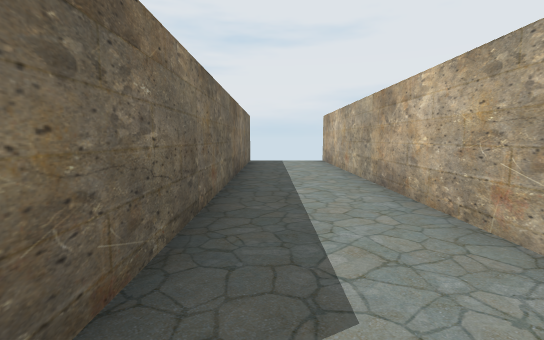
view 1 (above)

17 first-person views from a walk through a Unity game level. The camera is 1.5 m above the floor, tilts 6° down and sees 85° across. The floor is counted in squares, 2 m on a side. Each view is taken from the middle of a square. On the plan, view 1 faces up. The plan holds only what a view shows up to about 10 squares ahead; the rest is blank. The place goes on beyond the plan. The player character is not drawn. Some animated figures are left out.

view 2
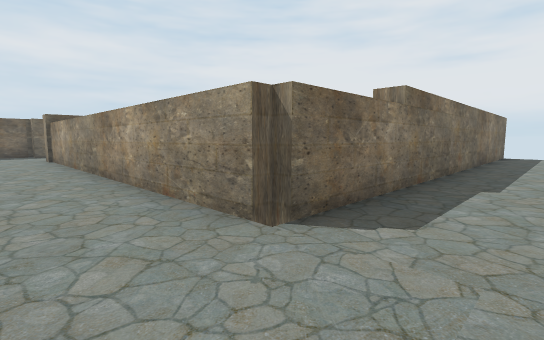

view 3
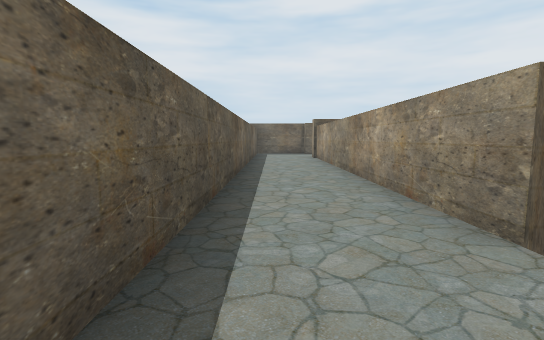

view 4
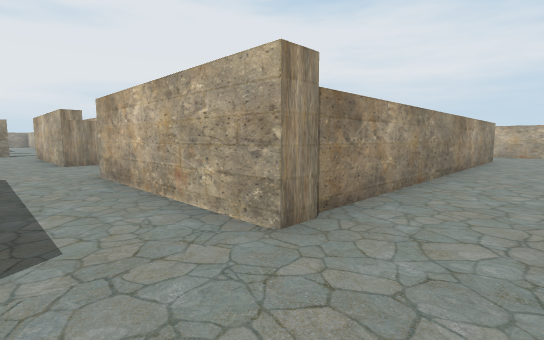

view 5
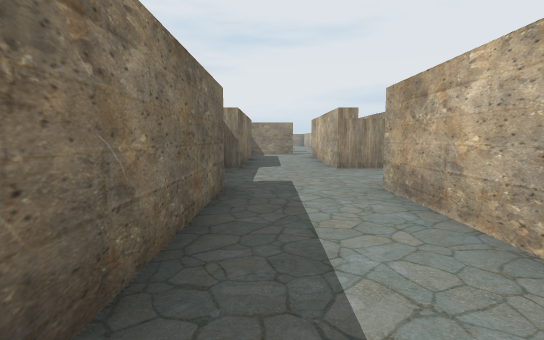

view 6
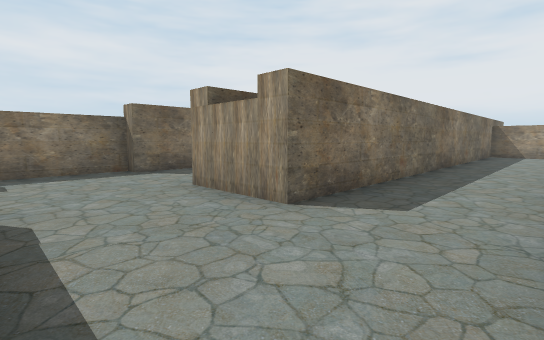

view 7
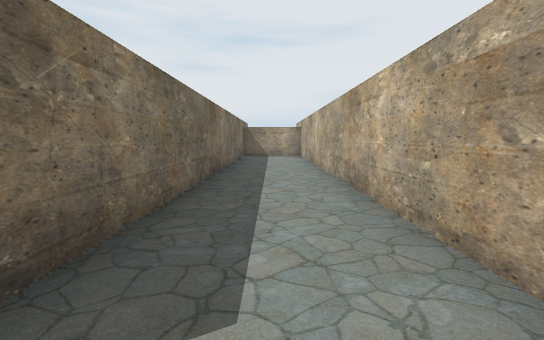

view 8
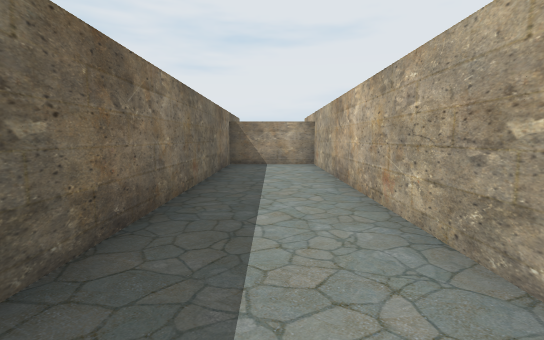

view 9
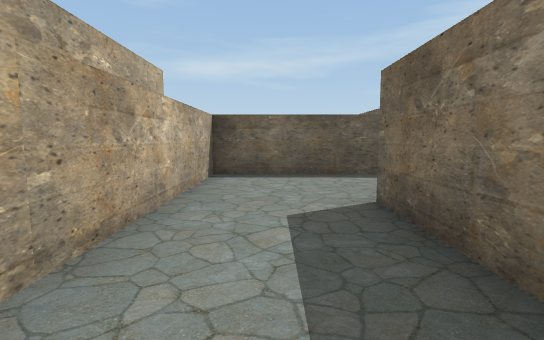

view 10
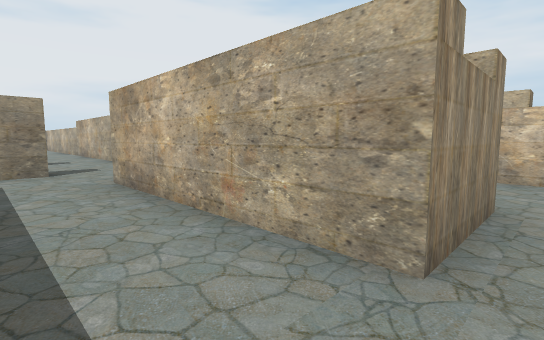

view 11
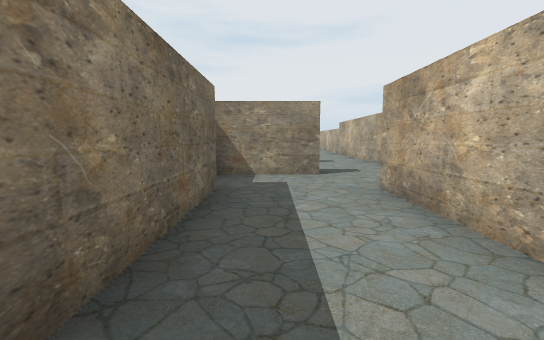

view 12
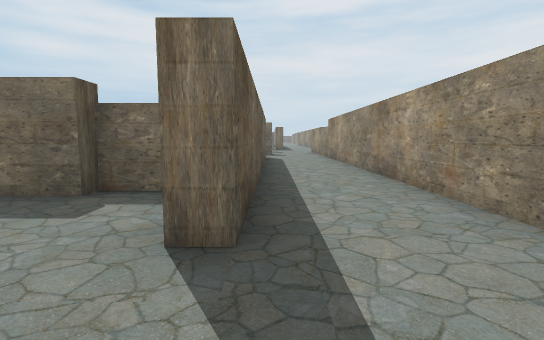

view 13
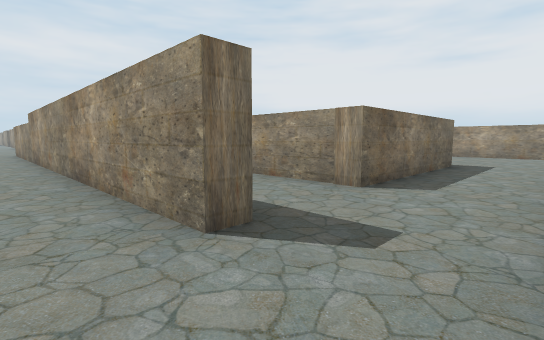

view 14
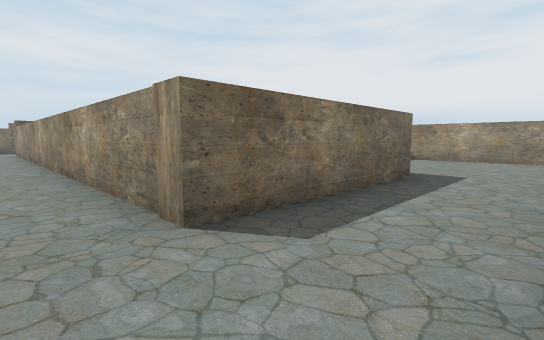

view 15
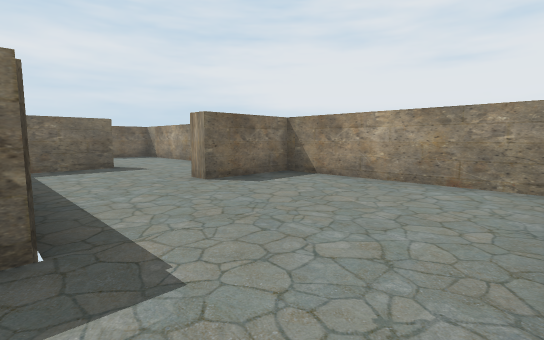

view 16
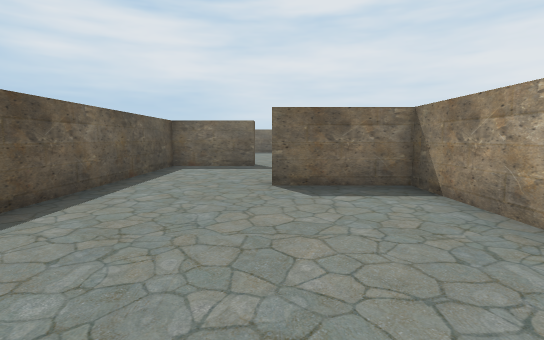

view 17
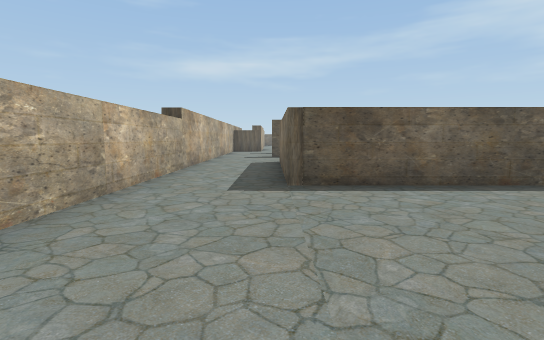

### Floor plan
Points are (right, up) in squares from view 1. A wall is a line through its corners. A room is listed if a view was taken in it or the views show most of it. See-through windows are left out.
Room 1 (views 1, 2, 3, 4, 5, 6, 7, 8, 9, 10)
walls: (-10.2, 2.8) (-6.7, 2.8) (-6.7, 17.7) (-9.2, 17.7) (-9.2, 5.5) (-11.3, 5.5); (-13.8, 2.8) (-13.8, -1.2); (-14.2, 5.5) (-14.2, 3.2); (-8.9, -4.7) (0.2, -4.7); (1.8, 1.8) (1.8, 10.1); (-0.7, 9.9) (-0.7, -2.2) (-11.3, -2.2) (-11.3, 2.8)
ways out: opening at (-12.5, 5) to room 2; gap at (-1, 10); gap at (2, 10)
Room 2 (views 11, 12, 13, 14, 15, 16, 17)
walls: (-12, 15.9) (-12, 15.3) (-23, 15.3); (-9.8, 17.9) (-9.8, 25.6); (-9.8, 14.8) (-9.8, 16); (-14.2, 11.5) (-14.2, 10.5); (-19.6, 12.8) (-12, 12.8) (-12, 12.2) (-14.2, 12.2); (-13.8, 10.5) (-13.8, 5.5); (-18.2, 25.6) (-18.2, 23.3) (-12.2, 23.3) (-12.2, 18.2) (-23, 18.2); (-10.1, 28.3) (-14.7, 28.3) (-14.7, 26) (-15.2, 26); (-11.3, 5.5) (-11.3, 10.5)
ways out: opening at (-12.5, 5) to room 1; opening at (-16.5, 25.5)

Positions as (right, up) in squares from view 1, and headings:
1: (0, 0), facing up
2: (1, -4), facing up-left
3: (1, -4), facing left
4: (-13, -4), facing up-right
5: (-13, -2), facing up
6: (-7, 3), facing up-left
7: (-8, 5), facing up
8: (-8, 9), facing up
9: (-8, 9), facing down
10: (-13, 5), facing up-right
11: (-13, 6), facing up
12: (-10, 13), facing left
13: (-10, 14), facing up-left
14: (-10, 17), facing up-left
15: (-10, 23), facing up-left
16: (-10, 26), facing left
17: (-12, 28), facing down
